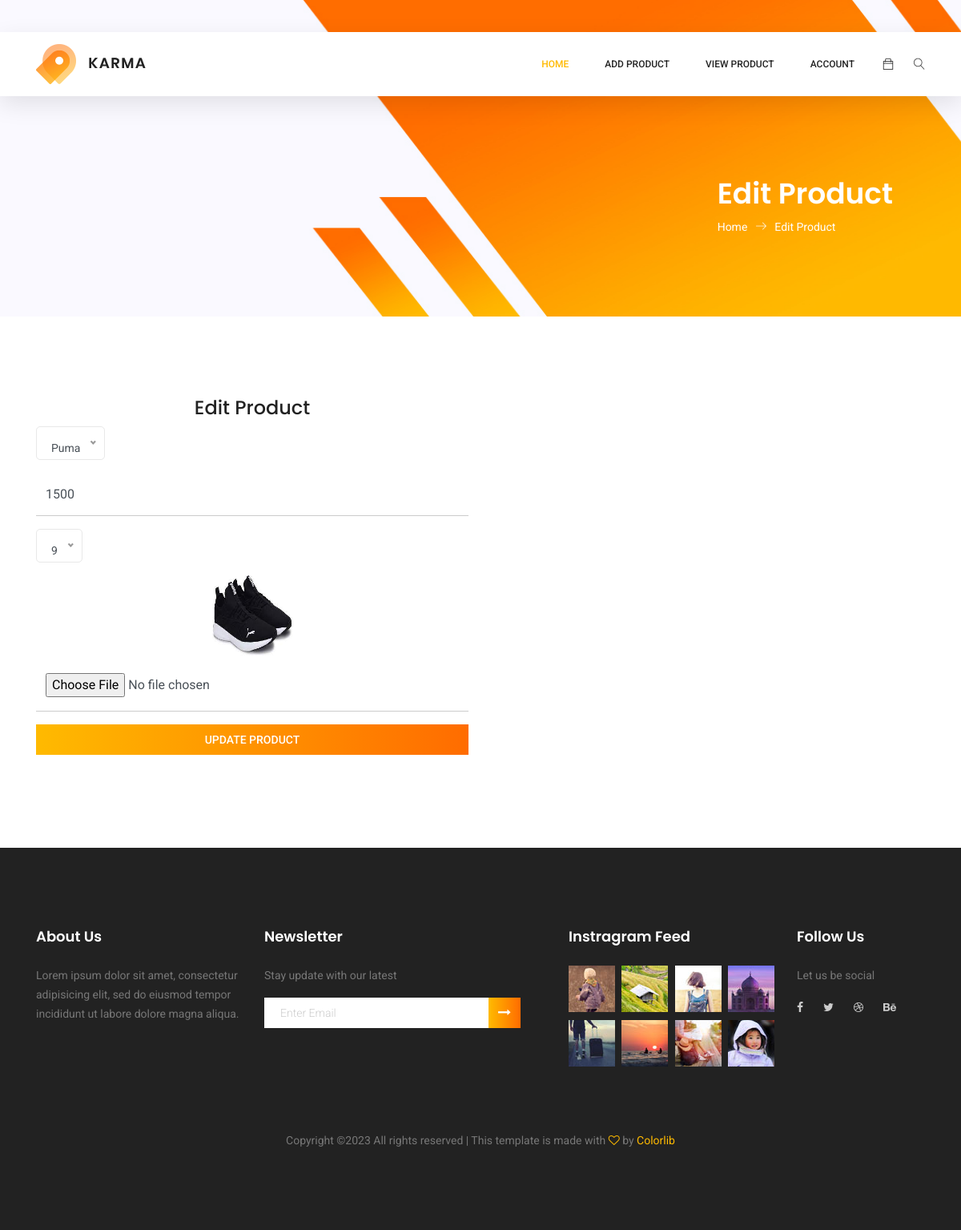
The app's page /seller-edit-product/1/ with its own data.
### myapp/models.py (models this page shows, shortened)
class Product(models.Model):
	seller=models.ForeignKey(User,on_delete=models.CASCADE)
	brand=(
			("Puma","Puma"),
			("Adidas","Adidas"),
			("Nike","Nike"),
			("Bata","Bata"),
		)
	size=(
			("7","7"),
			("8","8"),
			("9","9"),
			("10","10"),
			("11","11"),
		)
	product_brand=models.CharField(max_length=100,choices=brand)
	product_price=models.PositiveIntegerField()
	product_size=models.CharField(max_length=100,choices=size)
	product_pic=models.ImageField(upload_to="product_pic/")

### myapp/views.py (the view)
# urls.py: path('seller-edit-product/<int:pk>/',views.seller_edit_product,name='seller-edit-product'),
def seller_edit_product(request,pk):
	product=Product.objects.get(pk=pk)
	if request.method=="POST":
		product.product_brand=request.POST['product_brand']
		product.product_price=request.POST['product_price']
		product.product_size=request.POST['product_size']
		try:
			product.product_pic=request.FILES['product_pic']
		except:
			pass
		product.save()
		msg="Product Updated Successfully"
		return render(request,'seller-edit-product.html',{'product':product,'msg':msg})
	else:
		return render(request,'seller-edit-product.html',{'product':product})

### myapp/templates/seller-edit-product.html (shortened to what this page needs)
{% extends 'seller-header.html' %}
{% load static %}
{% block content %}
<!DOCTYPE html>
<html lang="zxx" class="no-js">
<head>
</head>
<body>
	<section class="banner-area organic-breadcrumb">
		<div class="container">
			<div class="breadcrumb-banner d-flex flex-wrap align-items-center justify-content-end">
				<div class="col-first">
					<h1>Edit Product</h1>
					<nav class="d-flex align-items-center">
						<a href="index.html">Home<span class="lnr lnr-arrow-right"></span></a>
						<a href="category.html">Edit Product</a>
					</nav>
				</div>
			</div>
		</div>
	</section>
	<section class="login_box_area section_gap">
		<div class="container">
			<div class="row">
				<div class="col-lg-6" align="center">
						<h3>Edit Product</h3>
						<form class="row login_form" action="{% url 'seller-edit-product' pk=product.pk %}" method="post" id="contactForm" enctype="multipart/form-data">
							<div class="col-md-12 form-group">
							</div>
							<div class="col-md-12 form-group">
								<input type="text" class="form-control" id="name" name="product_price" value="{{product.product_price}}">
							</div>
							<div class="col-md-12 form-group">
							</div>
							<div class="col-md-12 form-group">
								<img src="{{product.product_pic.url}}" width="100px" height="100px">
							</div>
							<div class="col-md-12 form-group">
								<input type="file" class="form-control" id="name" name="product_pic">
							</div>
							<div class="col-md-12 form-group">
								<button type="submit" value="submit" class="primary-btn">Update Product</button>
							</div>
						</form>
					</div>
				</div>
			</div>
	</section>
</body>
</html>
{% endblock %}

### records on screen
Product: product_price "1500", product_pic (picture)
